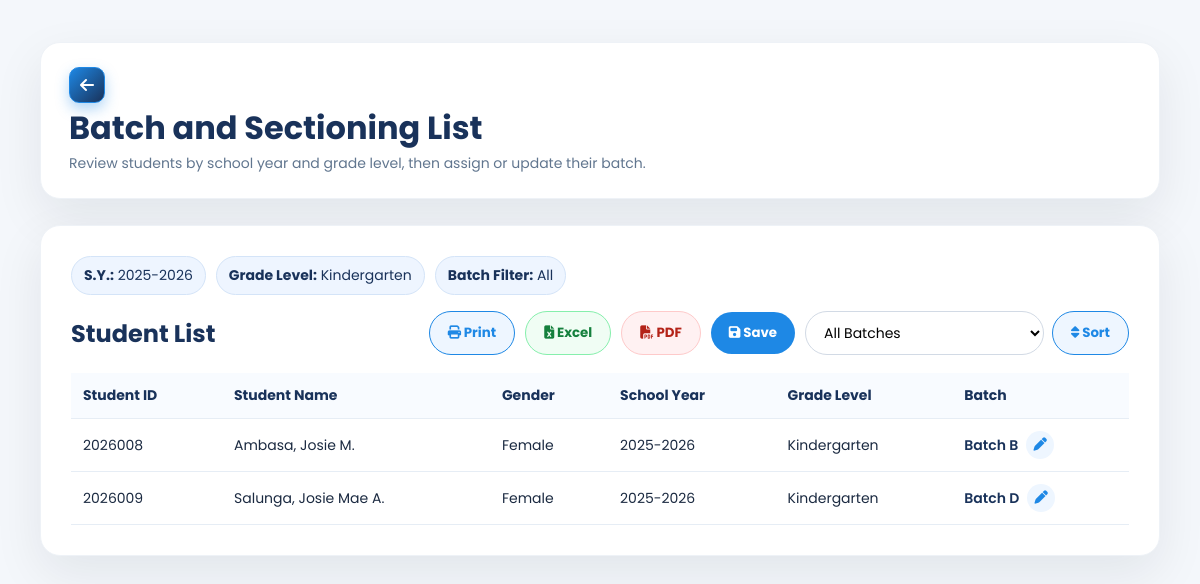
/SmartEnroll/batch_sectioning_list.php?school_year=2025-2026&grade_level=Kindergarten, run on an earlier commit of the app's database.
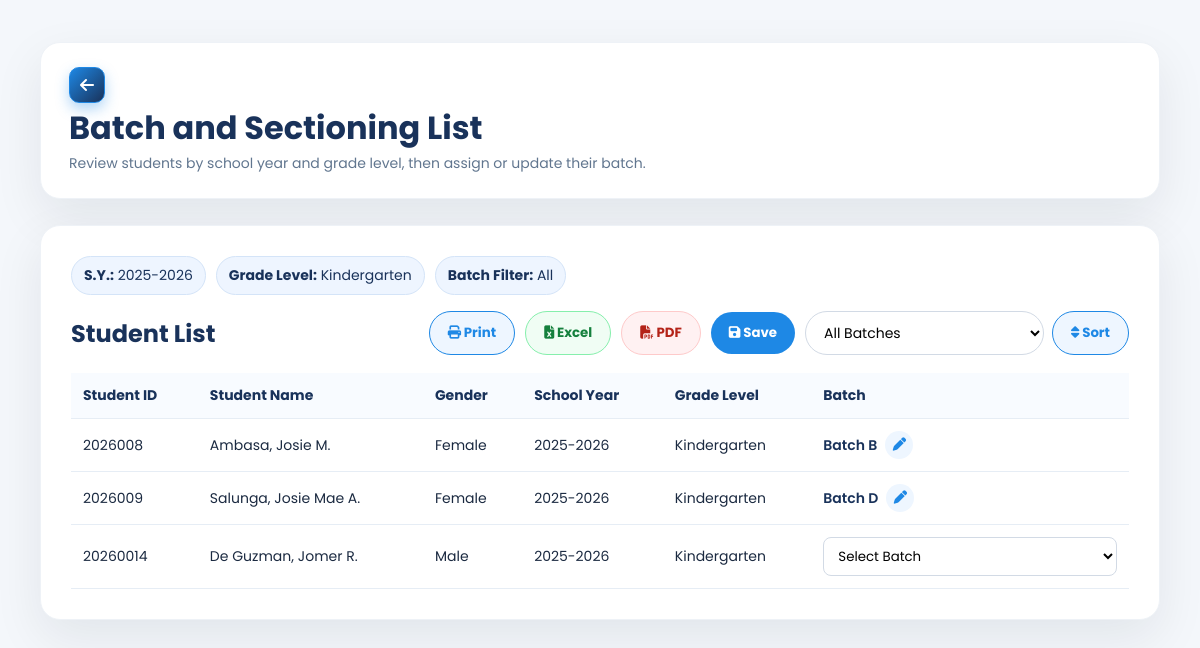
And on a later commit of the database.
### tables this page shows
CREATE TABLE `enrollments` (
  `id` int(11) NOT NULL,
  `grade_level` varchar(50) DEFAULT NULL,
  `student_id` varchar(20) DEFAULT NULL,
  `school_year` varchar(20) DEFAULT NULL,
  `completion_date` date DEFAULT NULL,
  `learner_lname` varchar(100) DEFAULT NULL,
  `learner_fname` varchar(100) DEFAULT NULL,
  `learner_mname` varchar(100) DEFAULT NULL,
  `learner_ext` varchar(20) DEFAULT NULL,
  `nickname` varchar(100) DEFAULT NULL,
  `sex` varchar(20) DEFAULT NULL,
  `dob` varchar(20) DEFAULT NULL,
  `age` int(11) DEFAULT NULL,
  `mother_tongue` varchar(100) DEFAULT NULL,
  `religion` varchar(100) DEFAULT NULL,
  `email` varchar(150) DEFAULT NULL,
  `province` varchar(100) DEFAULT NULL,
  `municipality` varchar(100) DEFAULT NULL,
  `barangay` varchar(100) DEFAULT NULL,
  `street` varchar(150) DEFAULT NULL,
  `father_lname` varchar(100) DEFAULT NULL,
  `father_fname` varchar(100) DEFAULT NULL,
  `father_mname` varchar(100) DEFAULT NULL,
  `father_occ` varchar(100) DEFAULT NULL,
  `father_contact` varchar(50) DEFAULT NULL,
  `mother_lname` varchar(100) DEFAULT NULL,
  `mother_fname` varchar(100) DEFAULT NULL,
  `mother_mname` varchar(100) DEFAULT NULL,
  `mother_occ` varchar(100) DEFAULT NULL,
  `mother_contact` varchar(50) DEFAULT NULL,
  `mother_maiden` varchar(100) DEFAULT NULL,
  `guardian_type` varchar(50) DEFAULT NULL,
  `guardian_lname` varchar(100) DEFAULT NULL,
  `guardian_fname` varchar(100) DEFAULT NULL,
  `guardian_mname` varchar(100) DEFAULT NULL,
  `guardian_occ` varchar(100) DEFAULT NULL,
  `guardian_contact` varchar(50) DEFAULT NULL,
  `emergency1_name` varchar(150) DEFAULT NULL,
  `emergency1_relationship` varchar(100) DEFAULT NULL,
  `emergency1_contact` varchar(50) DEFAULT NULL,
  `emergency2_name` varchar(150) DEFAULT NULL,
  `emergency2_relationship` varchar(100) DEFAULT NULL,
  `emergency2_contact` varchar(50) DEFAULT NULL,
  `emergency3_name` varchar(150) DEFAULT NULL,
  `emergency3_relationship` varchar(100) DEFAULT NULL,
  `emergency3_contact` varchar(50) DEFAULT NULL,
  `special_needs` text DEFAULT NULL,
  `medication` varchar(10) DEFAULT NULL,
  `medication_details` text DEFAULT NULL,
  `created_at` timestamp NOT NULL DEFAULT current_timestamp()
);

### SmartEnroll/batch_sectioning_list.php (the view, shortened to what the changed rows need)
<?php
$students = [];
$errorMessage = '';
$selectedSchoolYear = isset($_GET['school_year']) ? trim((string)$_GET['school_year']) : '';
$selectedGrade = isset($_GET['grade_level']) ? trim((string)$_GET['grade_level']) : '';
function connectEnrollmentDb(): mysqli
{
    $conn = new mysqli('127.0.0.1', 'root', '', 'smartenroll');
    $conn->set_charset('utf8mb4');
    return $conn;
}
$selectedBatchFilter = isset($_GET['filter_batch']) ? trim((string)$_GET['filter_batch']) : '';
if ($selectedSchoolYear === '' || $selectedGrade === '') {
    $errorMessage = 'Please select both School Year and Grade Level first.';
} else {
    try {
        $conn = connectEnrollmentDb();
        $sql = "
            SELECT
                e.id AS enrollment_id,
                COALESCE(e.student_id, '') AS student_id,
                COALESCE(e.learner_lname, '') AS learner_lname,
                COALESCE(e.learner_fname, '') AS learner_fname,
                COALESCE(e.learner_mname, '') AS learner_mname,
                COALESCE(e.sex, '') AS sex,
                COALESCE(e.grade_level, '') AS grade_level,
                COALESCE(e.school_year, '') AS school_year,
                COALESCE(ba.batch_name, '') AS assigned_batch
            FROM enrollments e
            LEFT JOIN batch_assignments ba
                ON ba.enrollment_id = e.id
            WHERE COALESCE(e.grade_level, '') = ?
              AND COALESCE(e.school_year, '') = ?
        ";
        $sql .= "
            ORDER BY
                CASE WHEN COALESCE(ba.batch_name, '') = '' THEN 1 ELSE 0 END,
                ba.batch_name ASC,
                CASE
                    WHEN LOWER(COALESCE(e.sex, '')) = 'male' THEN 1
                    WHEN LOWER(COALESCE(e.sex, '')) = 'female' THEN 2
                    ELSE 3
                END,
                e.learner_lname ASC,
                e.learner_fname ASC
        ";
        $stmt = $conn->prepare($sql);
        if ($selectedBatchFilter !== '') {
            $stmt->bind_param('sss', $selectedGrade, $selectedSchoolYear, $selectedBatchFilter);
        } else {
            $stmt->bind_param('ss', $selectedGrade, $selectedSchoolYear);
        }
        $stmt->execute();
        $result = $stmt->get_result();
        while ($row = $result->fetch_assoc()) {
            $middleInitial = '';
            if (!empty($row['learner_mname'])) {
                $middleInitial = strtoupper(substr($row['learner_mname'], 0, 1)) . '.';
            }
            $fullName = trim($row['learner_lname'] . ', ' . $row['learner_fname'] . ' ' . $middleInitial);
            $row['full_name'] = preg_replace('/\s+/', ' ', $fullName);
            $students[] = $row;
        }
    } catch (Throwable $e) {
        if (isset($conn) && $conn instanceof mysqli) {
            try {
                $conn->rollback();
            } catch (Throwable $ignore) {
            }
        }
        $errorMessage = 'Unable to load or save batch assignments. ' . $e->getMessage();
    }
}
$queryBase = 'school_year=' . urlencode($selectedSchoolYear) . '&grade_level=' . urlencode($selectedGrade);
?>
<!DOCTYPE html>
<html lang="en">
<head>
    <link rel="stylesheet" href="https://cdnjs.cloudflare.com/ajax/libs/font-awesome/6.5.0/css/all.min.css">
    <link rel="stylesheet" href="css/batch_sectioning.css">
</head>
<body>
    <main class="bs-main">
        <div class="bs-page-header">
            <div class="bs-header-left">
                <div class="bs-header-title">
                    <h1>Batch and Sectioning List</h1>
                </div>
            </div>
        </div>
        <section class="card">
            <div class="section-header">
                <h2 class="list-title">Student List</h2>
            </div>
            <form id="studentSectioningForm" action="batch_sectioning_list.php?<?= htmlspecialchars($queryBase) ?>" method="post">
                <div class="table-wrap">
                    <table>
                        <thead>
                            <tr>
                                <th>Student ID</th>
                                <th>Student Name</th>
                                <th>Gender</th>
                                <th>School Year</th>
                                <th>Grade Level</th>
                                <th>Batch</th>
                            </tr>
                        </thead>
                        <tbody>
                            <?php if ($errorMessage !== ''): ?>
                                <tr>
                                    <td colspan="6" class="empty-row"><?= htmlspecialchars($errorMessage) ?></td>
                                </tr>
                            <?php elseif (empty($students)): ?>
                                <tr>
                                    <td colspan="6" class="empty-row">No students found for this filter.</td>
                                </tr>
                            <?php else: ?>
                                <?php foreach ($students as $student): ?>
                                    <tr>
                                        <td><?= htmlspecialchars($student['student_id'] !== '' ? $student['student_id'] : 'N/A') ?></td>
                                        <td><?= htmlspecialchars($student['full_name']) ?></td>
                                        <td><?= htmlspecialchars($student['sex'] !== '' ? $student['sex'] : 'N/A') ?></td>
                                        <td><?= htmlspecialchars($student['school_year'] !== '' ? $student['school_year'] : 'N/A') ?></td>
                                        <td><?= htmlspecialchars($student['grade_level'] !== '' ? $student['grade_level'] : 'N/A') ?></td>
                                        <td>
                                            <?php $hasAssignedBatch = trim((string)$student['assigned_batch']) !== ''; ?>
                                            <div class="batch-cell <?= $hasAssignedBatch ? 'is-locked' : 'is-editing' ?>">
                                                <div class="batch-display <?= $hasAssignedBatch ? '' : 'is-hidden' ?>">
                                                    <span class="batch-value"><?= htmlspecialchars($student['assigned_batch']) ?></span>
                                                    <button type="button" class="batch-edit-btn" title="Edit batch">
                                                        <i class="fas fa-pen"></i>
                                                    </button>
                                                </div>
                                                <select
                                                    class="batch-select <?= $hasAssignedBatch ? 'is-hidden' : '' ?>"
                                                    name="batch_for_row_<?= (int)$student['enrollment_id'] ?>"
                                                    data-original="<?= htmlspecialchars($student['assigned_batch']) ?>"
                                                >
                                                    <option value="">Select Batch</option>
                                                </select>
                                            </div>
                                        </td>
                                    </tr>
                                <?php endforeach; ?>
                            <?php endif; ?>
                        </tbody>
                    </table>
                </div>
            </form>
        </section>
    </main>
</body>
</html>

What changed in the data, as far as the page shows it:
added enrollments: student_id "20260014", full_name "De Guzman, Jomer R.", sex "Male", school_year "2025-2026", grade_level "Kindergarten"
